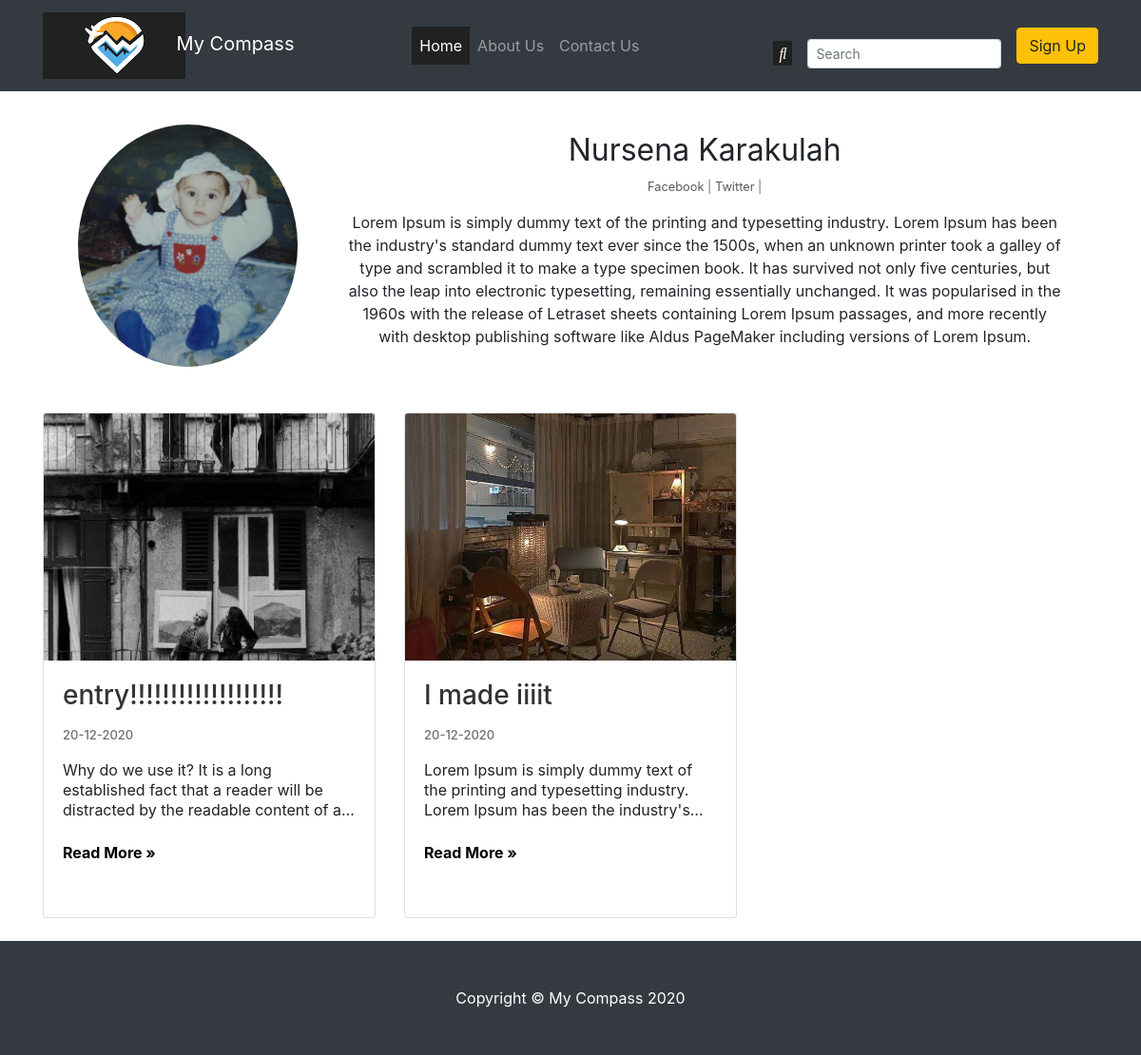
/users/user_profile/1, run on an earlier commit of the app's database.
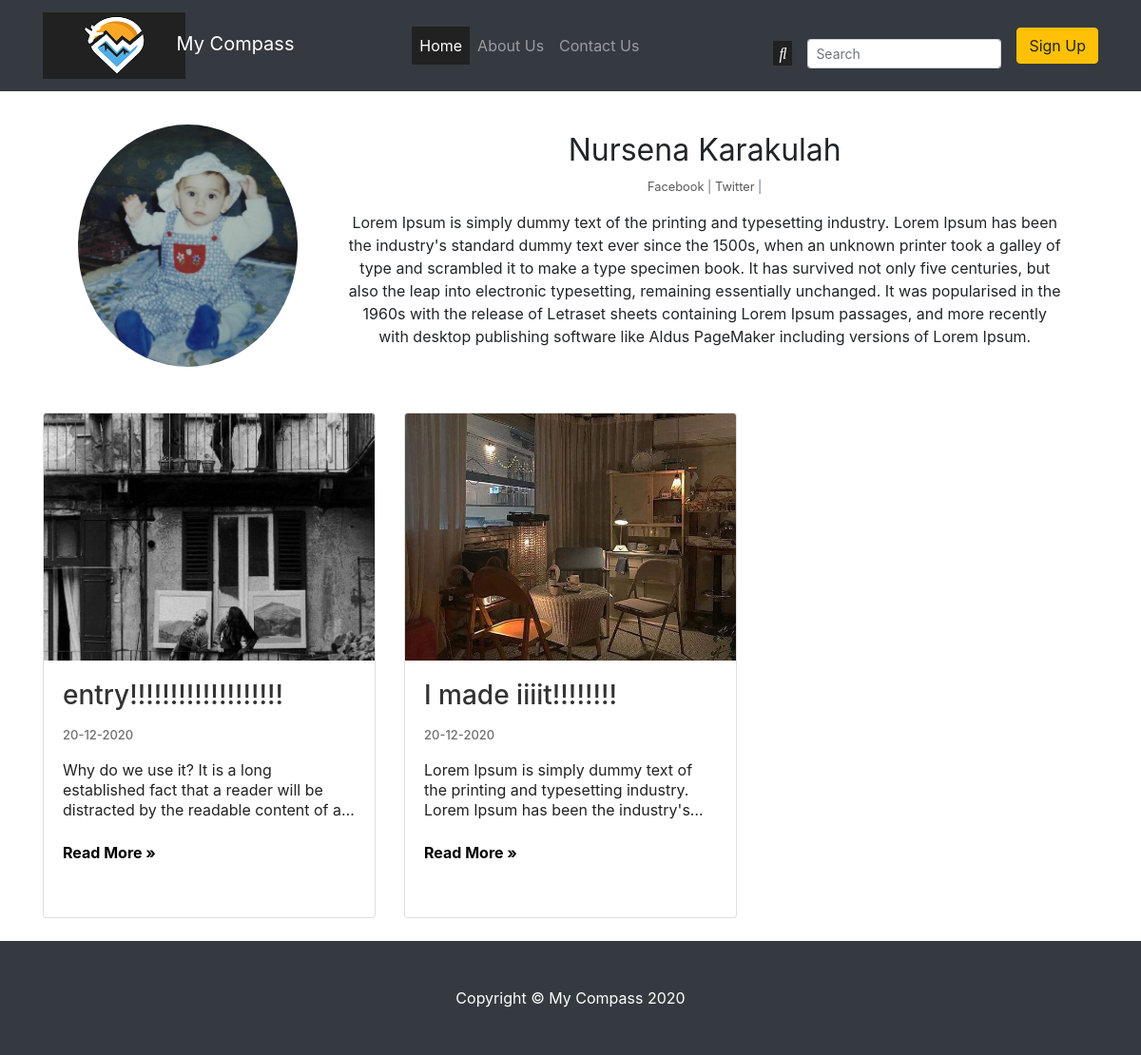
And on a later commit of the database.
### entries/models.py (models this page shows, shortened)
class Entry(models.Model):
    entry_title = models.CharField(max_length=50)
    entry_text = models.TextField()
    entry_date = models.DateTimeField(
        auto_now_add=True)
    entry_author = models.ForeignKey(User,
                                     on_delete=models.CASCADE)
    image = models.ImageField(upload_to='images/',
                              blank=False)  # default image url is deleted because image field made required by the way
    likes = models.ManyToManyField(User, related_name='blog_entries', blank=True, null=True)
    favorites = models.ManyToManyField(User, related_name='entry_favorites', blank=True, null=True)
    class Meta:
        verbose_name_plural = "Entries"

### users/views.py (the view)
# urls.py: path('user_profile/<int:pk>', ShowProfilePageView.as_view(), name='user_profile'),
class ShowProfilePageView(DetailView):
    model = Profile
    template_name = 'users/user_profile_page.html'
    def get_context_data(self, *args, **kwargs):
        context = super(ShowProfilePageView, self).get_context_data(*args, **kwargs)
        page_user = get_object_or_404(Profile,
                                      pk=self.kwargs['pk'])  # to get a specific user. kwargs['pk'] coming from urls.py
        entries = Entry.objects.order_by('-entry_date').filter(entry_author_id=page_user.user.id)
        context = {'page_user': page_user, 'entries': entries}
        return context

### users/templates/users/user_profile_page.html (shortened to what this page needs)
{% extends "entries/base.html" %}
{% load static %}
{% block content %}
    <div class="col-md-12 col-lg-12 col-sm-12 author-detail-user-profile">
        <section class="jumbotron text-center bg-white author-main-details">
            <div class="col-md-2 col-sm-12 col-lg-3">
                {% if page_user.profile_pic %}
                    <img class="profile-page-pic rounded-circle" src="{{ page_user.profile_pic.url }}">
                {% else %}
                    <img class="profile-pic" src="{% static 'djangoProject/images/profile2.png' %}">
                {% endif %}
            </div>
            <div class="col-md-10 col-sm-12 col-lg-9" style="margin-left: 2%;">
                <h1>
                    <small>{{ page_user.user.first_name }} {{ page_user.user.last_name }}</small>
                </h1>
                <p class="small text-muted social-links">
                    {% if page_user.faceboook_url %}
                        <a href="{{ page_user.faceboook_url }}">Facebook</a> |
                    {% endif %}
                    {% if page_user.twitter_url %}
                        <a href="{{ page_user.twitter_url }}">Twitter</a> |
                    {% endif %}
                </p>
                <p class="card-text">{{ page_user.bio }}</p>
            </div>
        </section>
    </div>
    {% for entry in entries %}
        <div class="col-sm-12 col-md-4 col-lg-4">
            <div class="card mb-4">
                <img class="card-img-top entry-img-main" src="{{ entry.image.url }}" height=”300” width=”750”
                     alt="Card image cap">
                <div class="card-body" style="height: 270px;">
                    <div class="index-title-entry">
                        <h3 class="card-title index-title-entry">{{ entry.entry_title }}</h3>
                    </div>
                    <div class="date-author-detail">
                        <span>{{ entry.entry_date| date:'d-m-Y' }}</span>
                    </div>
                    <div class="entry-text-main">
                        <p class="card-text">{{ entry.entry_text |truncatechars:150 }}</p>
                    </div>
                    <a class="read-more-btn" href="{% url 'entry-detail' entry.pk %}">Read More »</a>
                </div>
            </div>
        </div>
    {% endfor %}
{% endblock %}

What changed in the data, as far as the page shows it:
changed Entry: entry_title "I made iiiit" → "I made iiiit!!!!!!!!"
